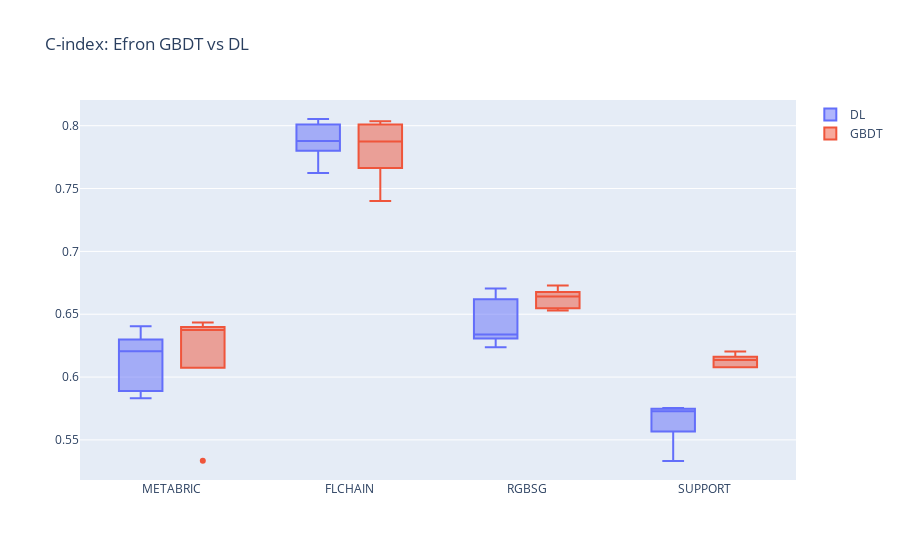

Write notebook code for a chart like this one.
### Markdown cell above
## Efron Stats

### Code cell
get_boxplot_cindex( model='efron', title='C-index: Efron GBDT vs DL', data=None)

### Figure 1 — Plotly figure (JSON) as saved in the notebook; plotly's stock layout.template omitted (floating-point values rounded to 4 significant figures)
{"data": [{"name": "DL", "type": "box", "x": ["METABRIC", "METABRIC", "METABRIC", "METABRIC", "METABRIC", "FLCHAIN", "FLCHAIN", "FLCHAIN", "FLCHAIN", "FLCHAIN", "RGBSG", "RGBSG", "RGBSG", "RGBSG", "RGBSG", "SUPPORT", "SUPPORT", "SUPPORT", "SUPPORT", "SUPPORT"], "y": [0.6206, 0.5908, 0.5831, 0.6405, 0.6264, 0.8053, 0.7879, 0.786, 0.7623, 0.7995, 0.6338, 0.6705, 0.659, 0.6236, 0.633, 0.5754, 0.5332, 0.5729, 0.5646, 0.5745]}, {"name": "GBDT", "type": "box", "x": ["METABRIC", "METABRIC", "METABRIC", "METABRIC", "METABRIC", "FLCHAIN", "FLCHAIN", "FLCHAIN", "FLCHAIN", "FLCHAIN", "RGBSG", "RGBSG", "RGBSG", "RGBSG", "RGBSG", "SUPPORT", "SUPPORT", "SUPPORT", "SUPPORT", "SUPPORT"], "y": [0.6387, 0.5335, 0.6433, 0.6374, 0.632, 0.8035, 0.775, 0.7401, 0.8001, 0.7873, 0.6728, 0.664, 0.6659, 0.653, 0.6553, 0.6136, 0.6204, 0.608, 0.6148, 0.6077]}], "layout": {"boxmode": "group", "title": {"text": "C-index: Efron GBDT vs DL"}}}
